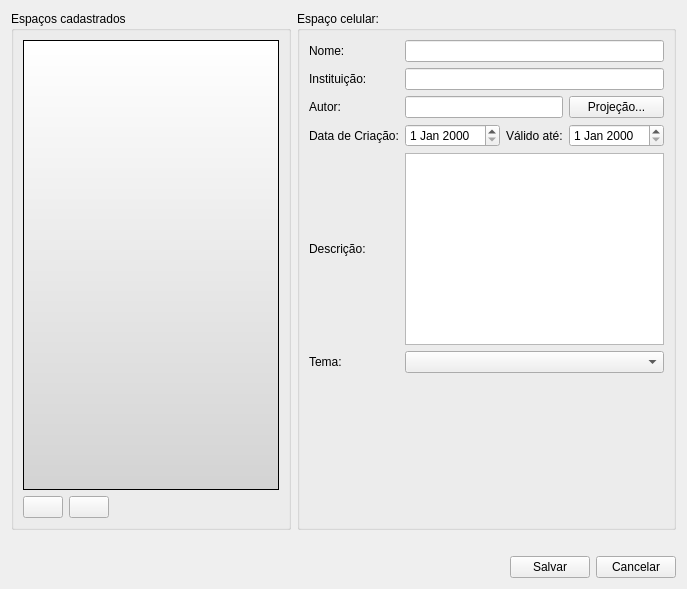
      <widget class="QWidget" name="tab">
       <attribute name="title">
        <string>Espaços Celulares</string>
       </attribute>
       <layout class="QGridLayout" name="gridLayout_2">
        <item row="0" column="0" rowspan="2">
         <widget class="QGroupBox" name="groupBox_36">
          <property name="title">
           <string>Espaços cadastrados</string>
          </property>
          <layout class="QGridLayout" name="gridLayout_51">
           <item row="0" column="0">
            <widget class="QListWidget" name="cellularSpaceListWidget">
             <property name="minimumSize">
              <size>
               <width>180</width>
               <height>0</height>
              </size>
             </property>
             <property name="styleSheet">
              <string notr="true">background: qlineargradient(x1: 0, y1: 0, x2: 0, y2: 1, stop: 0 white, stop: 1 lightgray);</string>
             </property>
            </widget>
           </item>
           <item row="1" column="0">
            <layout class="QGridLayout" name="gridLayout_70">
             <item row="0" column="0">
              <widget class="QPushButton" name="cellularSpaceInsertBtn">
               <property name="toolTip">
                <string>&lt;!DOCTYPE HTML PUBLIC &quot;-//W3C//DTD HTML 4.0//EN&quot; &quot;http://www.w3.org/TR/REC-html40/strict.dtd&quot;&gt;
&lt;html&gt;&lt;head&gt;&lt;meta name=&quot;qrichtext&quot; content=&quot;1&quot; /&gt;&lt;style type=&quot;text/css&quot;&gt;
p, li { white-space: pre-wrap; }
&lt;/style&gt;&lt;/head&gt;&lt;body style=&quot; font-family:'MS Shell Dlg 2'; font-size:8.25pt; font-weight:400; font-style:normal;&quot;&gt;
&lt;p style=&quot; margin-top:0px; margin-bottom:0px; margin-left:0px; margin-right:0px; -qt-block-indent:0; text-indent:0px;&quot;&gt;&lt;span style=&quot; font-size:8pt;&quot;&gt;Adiciona novo espaço celular&lt;/span&gt;&lt;/p&gt;&lt;/body&gt;&lt;/html&gt;</string>
               </property>
               <property name="text">
                <string/>
               </property>
               <property name="icon">
                <iconset theme="add-cell-space">
                 <normaloff/>
                </iconset>
               </property>
              </widget>
             </item>
             <item row="0" column="1">
              <widget class="QPushButton" name="cellularSpaceDeleteBtn">
               <property name="toolTip">
                <string>&lt;!DOCTYPE HTML PUBLIC &quot;-//W3C//DTD HTML 4.0//EN&quot; &quot;http://www.w3.org/TR/REC-html40/strict.dtd&quot;&gt;
&lt;html&gt;&lt;head&gt;&lt;meta name=&quot;qrichtext&quot; content=&quot;1&quot; /&gt;&lt;style type=&quot;text/css&quot;&gt;
p, li { white-space: pre-wrap; }
&lt;/style&gt;&lt;/head&gt;&lt;body style=&quot; font-family:'MS Shell Dlg 2'; font-size:8.25pt; font-weight:400; font-style:normal;&quot;&gt;
&lt;p style=&quot; margin-top:0px; margin-bottom:0px; margin-left:0px; margin-right:0px; -qt-block-indent:0; text-indent:0px;&quot;&gt;&lt;span style=&quot; font-size:8pt;&quot;&gt;Remove o espaço celular selecionado&lt;/span&gt;&lt;/p&gt;&lt;/body&gt;&lt;/html&gt;</string>
               </property>
               <property name="text">
                <string/>
               </property>
               <property name="icon">
                <iconset theme="remove-cell-space">
                 <normaloff/>
                </iconset>
               </property>
              </widget>
             </item>
             <item row="0" column="2">
              <spacer name="horizontalSpacer">
               <property name="orientation">
                <enum>Qt::Horizontal</enum>
               </property>
               <property name="sizeHint" stdset="0">
                <size>
                 <width>40</width>
                 <height>20</height>
                </size>
               </property>
              </spacer>
             </item>
            </layout>
           </item>
          </layout>
         </widget>
        </item>
        <item row="0" column="1" rowspan="2">
         <widget class="QGroupBox" name="groupBox_37">
          <property name="title">
           <string>Espaço celular: </string>
          </property>
          <layout class="QGridLayout" name="_3">
           <item row="0" column="0">
            <widget class="QLabel" name="label_95">
             <property name="text">
              <string>Nome:</string>
             </property>
            </widget>
           </item>
           <item row="0" column="1" colspan="3">
            <widget class="QLineEdit" name="cellularSpaceNameLed"/>
           </item>
           <item row="1" column="0">
            <widget class="QLabel" name="label_96">
             <property name="text">
              <string>Instituição:</string>
             </property>
            </widget>
           </item>
           <item row="1" column="1" colspan="3">
            <widget class="QLineEdit" name="cellularSpaceInstitutionLed"/>
           </item>
           <item row="2" column="0">
            <widget class="QLabel" name="label_97">
             <property name="text">
              <string>Autor:</string>
             </property>
            </widget>
           </item>
           <item row="2" column="1" colspan="2">
            <widget class="QLineEdit" name="cellularSpaceAuthorLed"/>
           </item>
           <item row="2" column="3">
            <widget class="QPushButton" name="projectionCellularSpaceBtn">
             <property name="toolTip">
              <string>&lt;html&gt;&lt;head&gt;&lt;meta name=&quot;qrichtext&quot; content=&quot;1&quot; /&gt;&lt;style type=&quot;text/css&quot;&gt;
p, li { white-space: pre-wrap; }
&lt;/style&gt;&lt;/head&gt;&lt;body style=&quot; font-family:'MS Shell Dlg 2'; font-size:8.25pt; font-weight:400; font-style:normal;&quot;&gt;
&lt;p style=&quot; margin-top:0px; margin-bottom:0px; margin-left:0px; margin-right:0px; -qt-block-indent:0; text-indent:0px;&quot;&gt;Alterar a projeção dos dados&lt;/p&gt;&lt;/body&gt;&lt;/html&gt;</string>
             </property>
             <property name="text">
              <string>Projeção...</string>
             </property>
             <property name="icon">
              <iconset theme="projection">
               <normaloff/>
              </iconset>
             </property>
            </widget>
           </item>
           <item row="3" column="0">
            <widget class="QLabel" name="label_98">
             <property name="text">
              <string>Data de Criação:</string>
             </property>
            </widget>
           </item>
           <item row="3" column="1">
            <widget class="QDateEdit" name="cellularSpaceCreationDateDed"/>
           </item>
           <item row="3" column="2">
            <widget class="QLabel" name="label_99">
             <property name="text">
              <string>Válido até:</string>
             </property>
            </widget>
           </item>
           <item row="3" column="3">
            <widget class="QDateEdit" name="cellularSpaceExpirationDateDed"/>
           </item>
           <item row="4" column="0">
            <widget class="QLabel" name="label_100">
             <property name="text">
              <string>Descrição:</string>
             </property>
            </widget>
           </item>
           <item row="4" column="1" colspan="3">
            <widget class="QTextEdit" name="cellularSpaceDescriptionTed"/>
           </item>
           <item row="5" column="0">
            <widget class="QLabel" name="label_101">
             <property name="text">
              <string>Tema:</string>
             </property>
            </widget>
           </item>
           <item row="5" column="1" colspan="3">
            <widget class="QStackedWidget" name="stwgCellularSpaceTheme">
             <property name="currentIndex">
              <number>0</number>
             </property>
             <widget class="QWidget" name="page_7">
              <layout class="QGridLayout" name="_4">
               <property name="leftMargin">
                <number>0</number>
               </property>
               <property name="topMargin">
                <number>0</number>
               </property>
               <property name="rightMargin">
                <number>0</number>
               </property>
               <property name="bottomMargin">
                <number>0</number>
               </property>
               <property name="spacing">
                <number>0</number>
               </property>
               <item row="0" column="0">
                <widget class="QComboBox" name="cboBoxCellularSpaceTheme"/>
               </item>
              </layout>
             </widget>
             <widget class="QWidget" name="page_8">
              <layout class="QGridLayout" name="_5">
               <property name="leftMargin">
                <number>0</number>
               </property>
               <property name="topMargin">
                <number>0</number>
               </property>
               <property name="rightMargin">
                <number>0</number>
               </property>
               <property name="bottomMargin">
                <number>0</number>
               </property>
               <property name="spacing">
                <number>0</number>
               </property>
               <item row="0" column="0">
                <widget class="QLineEdit" name="ledCellularSpaceThemeName">
                 <property name="enabled">
                  <bool>false</bool>
                 </property>
                </widget>
               </item>
              </layout>
             </widget>
            </widget>
           </item>
           <item row="6" column="1">
            <spacer name="verticalSpacer_2">
             <property name="orientation">
              <enum>Qt::Vertical</enum>
             </property>
             <property name="sizeHint" stdset="0">
              <size>
               <width>20</width>
               <height>145</height>
              </size>
             </property>
            </spacer>
           </item>
          </layout>
         </widget>
        </item>
        <item row="2" column="0" colspan="2">
         <layout class="QGridLayout" name="gridLayout_50">
          <item row="0" column="0">
           <spacer>
            <property name="orientation">
             <enum>Qt::Horizontal</enum>
            </property>
            <property name="sizeHint" stdset="0">
             <size>
              <width>71</width>
              <height>20</height>
             </size>
            </property>
           </spacer>
          </item>
          <item row="1" column="1">
           <widget class="QPushButton" name="cellularSpaceSaveBtn">
            <property name="toolTip">
             <string>&lt;html&gt;&lt;head&gt;&lt;meta name=&quot;qrichtext&quot; content=&quot;1&quot; /&gt;&lt;style type=&quot;text/css&quot;&gt;
p, li { white-space: pre-wrap; }
&lt;/style&gt;&lt;/head&gt;&lt;body style=&quot; font-family:'MS Shell Dlg 2'; font-size:8.25pt; font-weight:400; font-style:normal;&quot;&gt;
&lt;p style=&quot; margin-top:0px; margin-bottom:0px; margin-left:0px; margin-right:0px; -qt-block-indent:0; text-indent:0px;&quot;&gt;Salvar alterações&lt;/p&gt;&lt;/body&gt;&lt;/html&gt;</string>
            </property>
            <property name="text">
             <string>Salvar</string>
            </property>
            <property name="icon">
             <iconset theme="confirm">
              <normaloff/>
             </iconset>
            </property>
           </widget>
          </item>
          <item row="1" column="2">
           <widget class="QPushButton" name="cellularSpaceCancelBtn">
            <property name="toolTip">
             <string>&lt;html&gt;&lt;head&gt;&lt;meta name=&quot;qrichtext&quot; content=&quot;1&quot; /&gt;&lt;style type=&quot;text/css&quot;&gt;
p, li { white-space: pre-wrap; }
&lt;/style&gt;&lt;/head&gt;&lt;body style=&quot; font-family:'MS Shell Dlg 2'; font-size:8.25pt; font-weight:400; font-style:normal;&quot;&gt;
&lt;p style=&quot; margin-top:0px; margin-bottom:0px; margin-left:0px; margin-right:0px; -qt-block-indent:0; text-indent:0px; font-size:8pt;&quot;&gt;Cancelar alterações&lt;/p&gt;&lt;/body&gt;&lt;/html&gt;</string>
            </property>
            <property name="text">
             <string>Cancelar</string>
            </property>
            <property name="icon">
             <iconset theme="cancel">
              <normaloff/>
             </iconset>
            </property>
           </widget>
          </item>
         </layout>
        </item>
       </layout>
      </widget>
